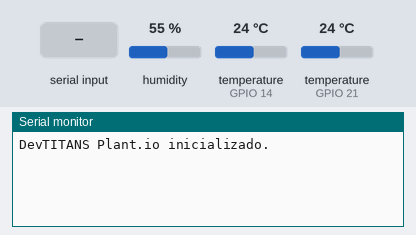
Recording of a sketch running on a simulated ESP32. On the bench: the last lines printed to the serial monitor. The inputs (shaded band) are chosen by the test bench; at power-on: humidity 55 %, temperature (sensors on GPIO 14, GPIO 21) 24 °C.

Above: at 1.2 s.
1.3 s: "GET_SM\n" received over Serial
At 1.8 s:
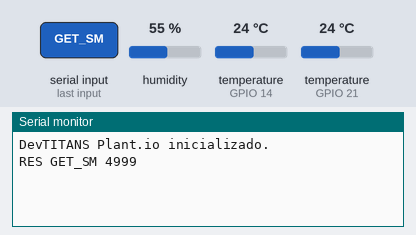
2.9 s: "GET_ST\n" received over Serial
At 4.7 s:
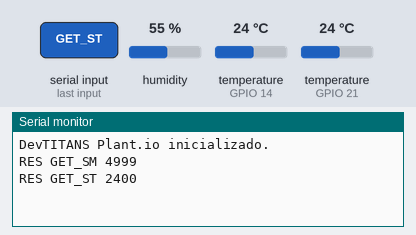
5.2 s: "GET_AM\n" received over Serial
At 6.6 s:
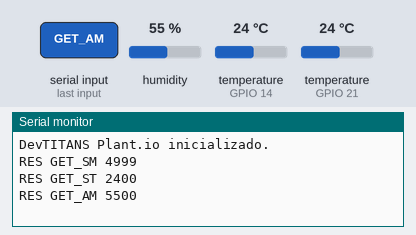
6.9 s: "GET_AT\n" received over Serial
At 8.2 s:
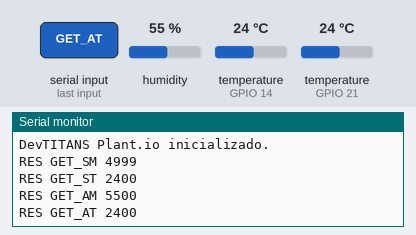
8.5 s: "GET_AL\n" received over Serial
At 9.5 s:
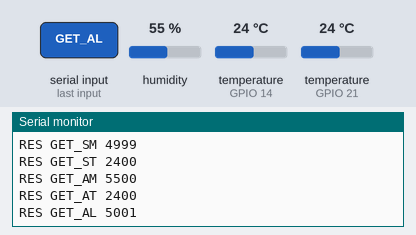

The sketch:

esp32-plantio_V2.ino
```cpp
#include <OneWire.h>
#include <DallasTemperature.h>
#include <DHT.h>

// Pinout

#define SOIL_MOISTURE_SENSOR_PIN 34 // SM
#define DALLAS_ONEWIRE_SENSOR_PIN 21 // ST
#define DHT_SENSOR_PIN 14 // AM, AT
#define LDR_SENSOR_PIN 36 // AL

// Config

#define DHT_SENSOR_TYPE DHT11
DHT DHT11Sensor(DHT_SENSOR_PIN, DHT_SENSOR_TYPE);
// Configura uma instância OneWire para se comunicar com dispositivos OneWire
OneWire oneWire(DALLAS_ONEWIRE_SENSOR_PIN);
// Referência oneWire para o sensor de temperatura Dallas
DallasTemperature dallasSensor(&oneWire);

#define POLL_DELAY 200

void setup() {
  pinMode(SOIL_MOISTURE_SENSOR_PIN, INPUT);
  pinMode(LDR_SENSOR_PIN, INPUT);

  dallasSensor.begin();
  DHT11Sensor.begin();

  Serial.begin(9600);
  Serial.println("DevTITANS Plant.io inicializado.");
}

void loop() {
  String serialCommand;

  while (Serial.available() > 0) {
    char serialChar = Serial.read();
    serialCommand += serialChar;

    if (serialChar == '\n') {
      processCommand(serialCommand);
      serialCommand = "";
    }
  }

  delay(POLL_DELAY);
}

void processCommand(String command) {
  command.trim();
  command.toUpperCase();

  if (command == "GET_SM") {
    Serial.printf("RES GET_SM %d\n", smGetValue());
  }
  else if (command == "GET_ST") {
    dallasSensor.requestTemperatures();
    Serial.printf("RES GET_ST %d\n", stGetValue());
  }
  else if (command == "GET_AM") {
    Serial.printf("RES GET_AM %d\n", amGetValue());
  }
  else if (command == "GET_AT") {
    Serial.printf("RES GET_AT %d\n", atGetValue());
  }
  else if(command == "GET_AL") {
    Serial.printf("RES GET_AL %d\n", alGetValue());
  }
  else {
    Serial.println("ERR Unknown command.");
  }
}

int smGetValue() {
  return map(analogRead(SOIL_MOISTURE_SENSOR_PIN), 0, 4095, 10000, 0);
}

int stGetValue() {
  return (int)(dallasSensor.getTempCByIndex(0) * 100);
}

int amGetValue() {
  return (int)(DHT11Sensor.readHumidity() * 100);
}

int atGetValue() {
  return (int)(DHT11Sensor.readTemperature() * 100);
}

int alGetValue() {
  return map(analogRead(LDR_SENSOR_PIN), 0, 4095, 0, 10000);
}
```

Measured:
- after the input at 1.3 s, the serial monitor: prints a new line after 0.12 s (image 1)
- after the input at 2.9 s, the serial monitor: prints a new line after 0.88 s (image 2)
- after the input at 5.2 s, the serial monitor: prints a new line after 0.21 s (image 3)
- after the input at 6.9 s, the serial monitor: prints a new line after 0.11 s (image 4)
- after the input at 8.5 s, the serial monitor: prints a new line after 0.11 s (image 5)
